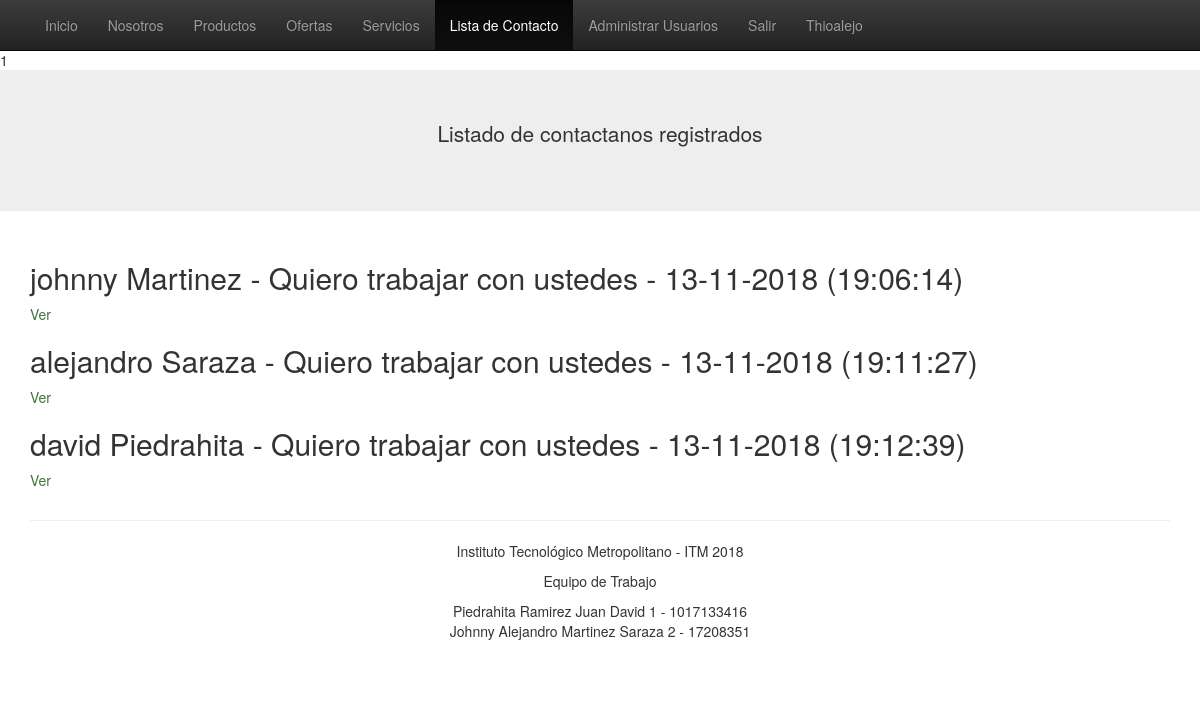
Screenshot of /contactoLista.php (signed in) with the database file from the repository.
### tables this page shows
CREATE TABLE `contacto` (
  `idContacto` int(11) NOT NULL,
  `Nombre` varchar(200) NOT NULL,
  `Apellido` varchar(200) NOT NULL,
  `Email` varchar(100) NOT NULL,
  `Telefono` varchar(100) NOT NULL,
  `Asunto` varchar(100) NOT NULL,
  `Mensaje` varchar(500) NOT NULL,
  `Fecha_Hora` varchar(200) NOT NULL
);

### includes/connection.php (called while the page is built, shortened)
<?php
class Connection extends MySQLi
{
	public $estado;
	function __construct()
	{
		return $this->estado;
	}
}
?>

### includes/clases.php (called while the page is built, shortened)
<?php
require 'connection.php';
  class Registro {
	    function __construct() {
	      $this->db = new Connection();
	    }
		function consultarTodoContacto(){
			$sql = ("SELECT * FROM `contacto` ORDER BY Fecha_Hora ASC");
			$stmt = $this->db->query($sql);
			$stmt = $stmt->fetch_all(MYSQLI_ASSOC);
			if ($stmt) {
			    return $this->stmt = $stmt;
			} else {
			    return $this->stmt = "Error";
			}
		}
	}
?>

### includes/alumnos.php (called while the page is built, shortened)
<?php
$alumno1='Piedrahita Ramirez Juan David 1    - 1017133416';
$alumno2='Johnny Alejandro Martinez Saraza 2 - 17208351';
?>

### contactoLista.php (the view, shortened to what this page needs)
<?php
	$Page = 'listacontacto';
	include ('includes/header.php');
	$consultar = new Registro();
	$contacto = $consultar->consultarTodoContacto();
	print_r(isset($_SESSION['tipousuario']))
?>
<?php
  if(isset($_SESSION['login']) && $_SESSION['login'] == "si")
  {
                ?>
			<div class="jumbotron">
			<div class="container container text-center">
				<p>Listado de contactanos registrados</p>
			</div>
			</div>
		<div class="container">
			<p class="text-center">
				<div>
					<?php foreach ($contacto as $row): ?>
						<div class="post">
							<article>
								<h2 class="titulo"><?php echo $row['Nombre'].' '.$row['Apellido'].' - '.$row['Asunto'].' - '.$row['Fecha_Hora']; ?></h2>
								<?php if($_SESSION['tipousuario'] == "admin"){ ?>
                                    <a class="text-success" href="verContacto.php?id=<?php echo $row['Email']; ?>">Ver</a>
								<?php } ?>
							</article>
						</div>
					<?php endforeach ?>
				</div>
			</p>
		</div>
		<?php
	}
	?>
<?php
include ('includes/footer.php');
?>

### includes/header.php (shortened to what this page needs)
<?php
require ('includes/clases.php');
?>
<!doctype html>
 <html class="no-js" lang="">
    <head>
        <link rel="stylesheet" href="css/bootstrap.min.css">
        <link rel="stylesheet" href="css/bootstrap-theme.min.css">
        <link rel="stylesheet" href="css/main.css">
    </head>
    <body>
    <nav class="navbar navbar-inverse navbar-fixed-top" role="navigation">
      <div class="container">
        <div class="navbar-header">
            <ul class="nav navbar-nav">
                <li class="<?php if ($Page =='inicio'){ echo 'active';} ?>"><a href="index.php">Inicio</a></li>
                <li class="<?php if ($Page =='nosotros'){ echo 'active';} ?>"><a href="#">Nosotros</a></li>
                <li class="<?php if ($Page =='productos'){ echo 'active';} ?>"><a href="">Productos</a></li>
                <li class="<?php if ($Page =='ofertas'){ echo 'active';} ?>"><a href="#">Ofertas</a></li>
                <li class="<?php if ($Page =='servicios'){ echo 'active';} ?>"><a href="#">Servicios</a></li>
                <?php
                 if(isset($_SESSION['login']) && $_SESSION['login'] == "si"){
                ?>
                    <li class="<?php if ($Page =='listacontacto'){ echo 'active';} ?>"><a href="contactoLista.php">Lista de Contacto</a></li>
                    <li class="<?php if ($Page =='adminuser'){ echo 'active';} ?>"><a href="adminuser.php">Administrar Usuarios</a></li>
                    <li><a href="salir.php">Salir</a></li>
                    <li><a href="#"> <?php echo $_SESSION['usuario']; ?></a></li>
                <?php
                }
                ?>
            </ul>
        </div>
    </nav>

### includes/footer.php (shortened to what this page needs)
    <div class="container">
      <hr>
      <footer>
        <div class="text-center" >
        <p center>Instituto Tecnológico Metropolitano - ITM 2018</p>
        <p>Equipo de Trabajo</p>
        <p>
          <?php
            include('alumnos.php');
            echo "$alumno1 <br> $alumno2 <br> $alumno3 <br> $alumno4 <br>";
          ?>
        </p>
        </div>
      </footer>
    </div>         <script src="//ajax.googleapis.com/ajax/libs/jquery/1.11.2/jquery.min.js"></script>
    </body>
</html>

### includes/header.php (style rules this page uses)
body { padding-top: 50px; padding-bottom: 20px; }

### rows the page displays
contacto: Nombre "johnny", Apellido "Martinez", Asunto "Quiero trabajar con ustedes", Fecha_Hora "13-11-2018 (19:06:14)"
contacto: Nombre "alejandro", Apellido "Saraza", Asunto "Quiero trabajar con ustedes", Fecha_Hora "13-11-2018 (19:11:27)"
contacto: Nombre "david", Apellido "Piedrahita", Asunto "Quiero trabajar con ustedes", Fecha_Hora "13-11-2018 (19:12:39)"

### other values shown
$_SESSION['usuario'] "Thioalejo"
$alumno1 "Piedrahita Ramirez Juan David 1 - 1017133416"
$alumno2 "Johnny Alejandro Martinez Saraza 2 - 17208351"
